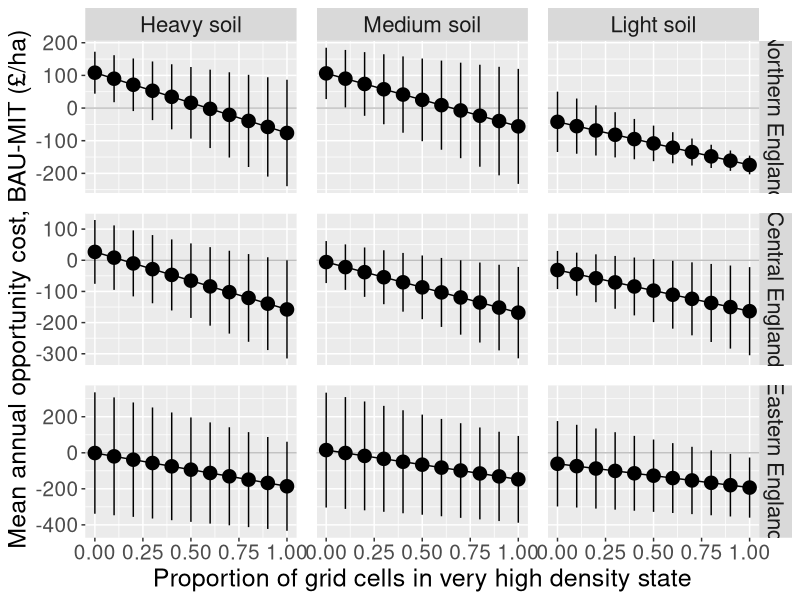

This figure's R source: (Note: this script raises an error after producing the figure.)
## ---- chunk 1
rm(list=ls())
library(tidyverse) # for data manipulation; includes dplyr, ggplot2 & more
library(patchwork) # for panel plots
## ---- chunk 2
nobs <- function(x) length(x[!is.na(x)])
## ---- chunk 3
bau_h <- read.csv("../output/bau_ECOMOD_output_H.csv", header=TRUE) %>% 
  dplyr::select(-Field_no) %>% # remove unnecessary column
  dplyr::rename_with(stringr::str_replace, 
              # add '.' b4 the number in 'crop' colnames:
              pattern = "crop", replacement = "crop.", 
              matches("crop")) %>% 
  data.frame() %>%
  dplyr::filter(grepl("LD-HR",field_name)|grepl("HD-HR",field_name)) %>% # extract required strategies
  #dplyr::filter(!grepl("LR",field_name)) %>% # exclude LR strategies
  tidyr::pivot_longer( # reshape
    cols = c(2:85),
    names_to = c(".value", "year"),
    names_sep = '\\.'
    ) %>% 
  
  # make columns for soil, region, initial density etc:
  dplyr::mutate(
    initdenres = sub('.*\\_', '', field_name), # extract chrs after last '_'
    # extract characters between 1st and 2nd underscore ( x[2] pulls out the 
    # 2nd split string when split on underscores):
    soiltype = sapply(strsplit(field_name, "_"), function(x) x[2]), 
    soiltype = substr(soiltype, start = 1, stop = 1), # extract 1st character
 
    region = sub('_.*', '', field_name), # extract chrs before first '_'
    region = tolower(region),

    # recode soil type and region, and specify order of factor levels:
    soiltype = dplyr::recode(soiltype,
                      "h" = "heavy",
                      "m" = "medium",
                      "l" = "light"),
    soiltype = factor(soiltype,
                      levels = c("heavy", "medium", "light")
                      ),
    region = dplyr::recode(region,
                    "n" = "north",
                    "c" = "central",
                    "e" = "east"),
    region = factor(region,
                    levels = c("north", "central", "east")
                    ),
    initcondit = paste(region, soiltype, initdenres, sep = "_"),
    scenario = "BAU",
    modelrun = "high"
    ) %>%
  dplyr::select(scenario, initcondit, initdenres, region,
                soiltype, year, crop, yield, grossprof, modelrun) %>% 
  dplyr::arrange(scenario,region, soiltype, initdenres, year)
## ---- chunk 4
bau_v <- read.csv("../output/bau_ECOMOD_output_V.csv", header=TRUE) %>% 
  dplyr::select(-Field_no) %>% # remove unnecessary column
  dplyr::rename_with(stringr::str_replace, 
              # add '.' b4 the number in 'crop' colnames:
              pattern = "crop", replacement = "crop.", 
              matches("crop")) %>% 
  data.frame() %>%
  dplyr::filter(grepl("LD-HR",field_name)|grepl("HD-HR",field_name)) %>% # extract required strategies
  #dplyr::filter(!grepl("LR",field_name)) %>% # exclude LR strategies
  tidyr::pivot_longer( # reshape
    cols = c(2:85),
    names_to = c(".value", "year"),
    names_sep = '\\.'
    ) %>% 
  
  # make columns for soil, region, initial density etc:
  dplyr::mutate(
    initdenres = sub('.*\\_', '', field_name), # extract chrs after last '_'
    
    # extract characters between 1st and 2nd underscore ( x[2] pulls out the 
    # 2nd split string when split on underscores):
    soiltype = sapply(strsplit(field_name, "_"), function(x) x[2]), 
    soiltype = substr(soiltype, start = 1, stop = 1), # extract 1st character
 
    region = sub('_.*', '', field_name), # extract chrs before first '_'
    region = tolower(region),

    # recode soil type and region, and specify order of factor levels:
    soiltype = dplyr::recode(soiltype,
                      "h" = "heavy",
                      "m" = "medium",
                      "l" = "light"),
    soiltype = factor(soiltype,
                      levels = c("heavy", "medium", "light")
                      ),
    region = dplyr::recode(region,
                    "n" = "north",
                    "c" = "central",
                    "e" = "east"),
    region = factor(region,
                    levels = c("north", "central", "east")
                    ),
    initcondit = paste(region, soiltype, initdenres, sep = "_"),
    scenario = "BAU",
    modelrun = "veryhigh"
    ) %>%
  dplyr::select(scenario, initcondit, initdenres, region,
                soiltype, year, crop, yield, grossprof, modelrun) %>% 
  dplyr::arrange(scenario,region, soiltype, initdenres, year)
## ---- chunk 5
econ_3DR <- read.csv("../output/economic_data_for_analysis_3DR.csv", header = T) %>% 
  dplyr::mutate(
    scenario = factor(scenario, levels = c("BAU", "MIT", "CWW")),
    region = factor(region, levels = c("north", "central", "east")),
    soiltype = factor(soiltype, levels = c("heavy", "medium","light")),
    initdenres_collapsed = factor(initdenres_collapsed,
                                  levels = c("LD-LR", "LD-HR", "HD-HR")))
## ---- chunk 6
bau_hvh <- rbind(bau_h, bau_v) %>% 
  dplyr::mutate(year = as.integer(year))

# Clean up
rm(bau_h, bau_v)
## ---- chunk 7
mit_current <- econ_3DR %>% 
  dplyr::mutate(initcondit = paste(region, soiltype, initdenres_collapsed, sep = "_"),
                year = as.integer(year)) %>% 
  dplyr::filter(scenario == "MIT", # pull out MIT scenario
                #grepl("LD-HR",initcondit) # pull out LD-HR strategies
                !grepl("LR",initcondit) # exclude low resistance strategies
                ) %>% 
  dplyr::rename(grossprof = wtd_gp_mean,
                yield = wtd_yield_mean) %>% 
  # extract cols needed
  dplyr::select(scenario, initcondit, initdenres_collapsed, region, 
                soiltype, year, crop, yield, grossprof) %>% 
  dplyr::arrange(region, soiltype, initdenres_collapsed, year) %>% 
  dplyr::rename(initdenres = initdenres_collapsed)
## ---- chunk 8
## h0.0-vh1.0 Calculate weighted gross profit where 100% of grid cells have very high black-grass density----
wtd_df_100 <- bau_hvh %>% 
  # Calculate weighted gross profit for each row for the affected variables
  dplyr::mutate(
    wtd_gp = case_when(
      modelrun == "high" ~ 0*grossprof,
      modelrun == "veryhigh" ~ 1*grossprof
    ),
    wtd_yield = case_when(
      modelrun == "high" ~ 0*yield,
      modelrun == "veryhigh" ~ 1*yield
    )
  ) %>%
  # Add weighted variables across model runs (high & vhigh den) 
  # to get total gross profit, yield etc (i.e. add the contributions from the 
  # different densities in different parts of the field) for each year of each 
  # strategy.
  dplyr::group_by(initcondit, year) %>% 
  dplyr::summarise(wtd_gp = sum(wtd_gp), wtd_yield = sum(wtd_yield)) %>% 
  # Add columns indicating the proportions of grid cells in 
  # high and very high density used to calculate the weighted values
  dplyr::mutate(
    h = 0,
    vh = 1
    )

## h0.1-vh0.9 Calculate weighted gross profit where 90% of grid cells have very high black-grass density----
wtd_df_90 <- bau_hvh %>% 
  # Calculate weighted gross profit for each row for the affected variables
  dplyr::mutate(
    wtd_gp = case_when(
      modelrun == "high" ~ 0.1*grossprof,
      modelrun == "veryhigh" ~ 0.9*grossprof
    ),
    wtd_yield = case_when(
      modelrun == "high" ~ 0.1*yield,
      modelrun == "veryhigh" ~ 0.9*yield
    )
  ) %>%
  # Add weighted variables across model runs (high & vhigh den) 
  # to get total gross profit & yield (i.e. add the contributions from the 
  # different densities in different parts of the field) for each year of each 
  # strategy.
  dplyr::group_by(initcondit, year) %>% 
  dplyr::summarise(wtd_gp = sum(wtd_gp), wtd_yield = sum(wtd_yield)) %>% 
  # Add columns indicating the proportions of grid cells in 
  # high and very high density used to calculate the weighted values
  dplyr::mutate(
    h = 0.1,
    vh = 0.9
  )

## h0.2-vh0.8 Calculate weighted gross profit where 80% of grid cells have very high black-grass density----
wtd_df_80 <- bau_hvh %>% 
  # Calculate weighted gross profit for each row for the affected variables
  dplyr::mutate(
    wtd_gp = case_when(
      modelrun == "high" ~ 0.2*grossprof,
      modelrun == "veryhigh" ~ 0.8*grossprof
    ),
    wtd_yield = case_when(
      modelrun == "high" ~ 0.2*yield,
      modelrun == "veryhigh" ~ 0.8*yield
    )
  ) %>%
  # Add weighted variables across model runs (high & vhigh den) 
  # to get total gross profit, yield etc (i.e. add the contributions from the 
  # different densities in different parts of the field) for each year of each 
  # strategy.
  dplyr::group_by(initcondit, year) %>% 
  dplyr::summarise(wtd_gp = sum(wtd_gp), wtd_yield = sum(wtd_yield)) %>% 
  # Add columns indicating the proportions of grid cells in 
  # high and very high density used to calculate the weighted values
  dplyr::mutate(
    h = 0.2,
    vh = 0.8
    )

## h0.3-vh0.7 Calculate weighted gross profit where 70% of grid cells have very high black-grass density----
wtd_df_70 <- bau_hvh %>% 
  # Calculate weighted gross profit for each row for the affected variables
  dplyr::mutate(
    wtd_gp = case_when(
      modelrun == "high" ~ 0.3*grossprof,
      modelrun == "veryhigh" ~ 0.7*grossprof
    ),
    wtd_yield = case_when(
      modelrun == "high" ~ 0.3*yield,
      modelrun == "veryhigh" ~ 0.7*yield
    )
  ) %>%
  # Add weighted variables across model runs (high & vhigh den) 
  # to get total gross profit, yield etc (i.e. add the contributions from the 
  # different densities in different parts of the field) for each year of each 
  # strategy.
  dplyr::group_by(initcondit, year) %>% 
  dplyr::summarise(wtd_gp = sum(wtd_gp), wtd_yield = sum(wtd_yield)) %>% 
  # Add columns indicating the proportions of grid cells in 
  # high and very high density used to calculate the weighted values
  dplyr::mutate(
    h = 0.3,
    vh = 0.7
    )

## h0.4-vh0.6 Calculate weighted gross profit where 60% of grid cells have very high black-grass density----
wtd_df_60 <- bau_hvh %>% 
  # Calculate weighted gross profit for each row for the affected variables
  dplyr::mutate(
    wtd_gp = case_when(
      modelrun == "high" ~ 0.4*grossprof,
      modelrun == "veryhigh" ~ 0.6*grossprof
    ),
    wtd_yield = case_when(
      modelrun == "high" ~ 0.4*yield,
      modelrun == "veryhigh" ~ 0.6*yield
    )
  ) %>%
  # Add weighted variables across model runs (high & vhigh den) 
  # to get total gross profit, yield etc (i.e. add the contributions from the 
  # different densities in different parts of the field) for each year of each 
  # strategy.
  dplyr::group_by(initcondit, year) %>% 
  dplyr::summarise(wtd_gp = sum(wtd_gp), wtd_yield = sum(wtd_yield)) %>% 
  # Add columns indicating the proportions of grid cells in 
  # high and very high density used to calculate the weighted values
  dplyr::mutate(
    h = 0.4,
    vh = 0.6
    )

## h0.5-vh0.5 Calculate weighted gross profit where 50% of grid cells have very high black-grass density----
wtd_df_50 <- bau_hvh %>% 
  # Calculate weighted gross profit for each row for the affected variables
  dplyr::mutate(
    wtd_gp = case_when(
      modelrun == "high" ~ 0.5*grossprof,
      modelrun == "veryhigh" ~ 0.5*grossprof
    ),
    wtd_yield = case_when(
      modelrun == "high" ~ 0.5*yield,
      modelrun == "veryhigh" ~ 0.5*yield
    )
  ) %>%
  # Add weighted variables across model runs (high & vhigh den) 
  # to get total gross profit, yield etc (i.e. add the contributions from the 
  # different densities in different parts of the field) for each year of each 
  # strategy.
  dplyr::group_by(initcondit, year) %>% 
  dplyr::summarise(wtd_gp = sum(wtd_gp), wtd_yield = sum(wtd_yield)) %>% 
  # Add columns indicating the proportions of grid cells in 
  # high and very high density used to calculate the weighted values
  dplyr::mutate(
    h = 0.5,
    vh = 0.5
    )

## h0.6-vh0.4 Calculate weighted gross profit where 40% of grid cells have very high black-grass density----
wtd_df_40 <- bau_hvh %>% 
  # Calculate weighted gross profit for each row for the affected variables
  dplyr::mutate(
    wtd_gp = case_when(
      modelrun == "high" ~ 0.6*grossprof,
      modelrun == "veryhigh" ~ 0.4*grossprof
    ),
    wtd_yield = case_when(
      modelrun == "high" ~ 0.6*yield,
      modelrun == "veryhigh" ~ 0.4*yield
    )
  ) %>%
  # Add weighted variables across model runs (high & vhigh den) 
  # to get total gross profit, yield etc (i.e. add the contributions from the 
  # different densities in different parts of the field) for each year of each 
  # strategy.
  dplyr::group_by(initcondit, year) %>% 
  dplyr::summarise(wtd_gp = sum(wtd_gp), wtd_yield = sum(wtd_yield)) %>% 
  # Add columns indicating the proportions of grid cells in 
  # high and very high density used to calculate the weighted values
  dplyr::mutate(
    h = 0.6,
    vh = 0.4
    )

## h0.7-vh0.3 Calculate weighted gross profit where 30% of grid cells have very high black-grass density----
wtd_df_30 <- bau_hvh %>% 
  # Calculate weighted gross profit for each row for the affected variables
  dplyr::mutate(
    wtd_gp = case_when(
      modelrun == "high" ~ 0.7*grossprof,
      modelrun == "veryhigh" ~ 0.3*grossprof
    ),
    wtd_yield = case_when(
      modelrun == "high" ~ 0.7*yield,
      modelrun == "veryhigh" ~ 0.3*yield
    )
  ) %>%
  # Add weighted variables across model runs (high & vhigh den) 
  # to get total gross profit, yield etc (i.e. add the contributions from the 
  # different densities in different parts of the field) for each year of each 
  # strategy.
  dplyr::group_by(initcondit, year) %>% 
  dplyr::summarise(wtd_gp = sum(wtd_gp), wtd_yield = sum(wtd_yield)) %>% 
  # Add columns indicating the proportions of grid cells in 
  # high and very high density used to calculate the weighted values
  dplyr::mutate(
    h = 0.7,
    vh = 0.3
    )

## h0.8-vh0.2 Calculate weighted gross profit where 20% of grid cells have very high black-grass density----
wtd_df_20 <- bau_hvh %>% 
  # Calculate weighted gross profit for each row for the affected variables
  dplyr::mutate(
    wtd_gp = case_when(
      modelrun == "high" ~ 0.8*grossprof,
      modelrun == "veryhigh" ~ 0.2*grossprof
    ),
    wtd_yield = case_when(
      modelrun == "high" ~ 0.8*yield,
      modelrun == "veryhigh" ~ 0.2*yield
    )
  ) %>%
  # Add weighted variables across model runs (high & vhigh den) 
  # to get total gross profit, yield etc (i.e. add the contributions from the 
  # different densities in different parts of the field) for each year of each 
  # strategy.
  dplyr::group_by(initcondit, year) %>% 
  dplyr::summarise(wtd_gp = sum(wtd_gp), wtd_yield = sum(wtd_yield)) %>% 
  # Add columns indicating the proportions of grid cells in 
  # high and very high density used to calculate the weighted values
  dplyr::mutate(
    h = 0.8,
    vh = 0.2
    )

## h0.9-vh0.1 Calculate weighted gross profit where 10% of grid cells have very high black-grass density----
wtd_df_10 <- bau_hvh %>% 
  # Calculate weighted gross profit for each row for the affected variables
  dplyr::mutate(
    wtd_gp = case_when(
      modelrun == "high" ~ 0.9*grossprof,
      modelrun == "veryhigh" ~ 0.1*grossprof
    ),
    wtd_yield = case_when(
      modelrun == "high" ~ 0.9*yield,
      modelrun == "veryhigh" ~ 0.1*yield
    )
  ) %>%
  # Add weighted variables across model runs (high & vhigh den) 
  # to get total gross profit, yield etc (i.e. add the contributions from the 
  # different densities in different parts of the field) for each year of each 
  # strategy.
  dplyr::group_by(initcondit, year) %>% 
  dplyr::summarise(wtd_gp = sum(wtd_gp), wtd_yield = sum(wtd_yield)) %>% 
  # Add columns indicating the proportions of grid cells in 
  # high and very high density used to calculate the weighted values
  dplyr::mutate(
    h = 0.9,
    vh = 0.1
    )

## h1.0-vh0.0 Calculate weighted gross profit where 0% of grid cells have very high black-grass density----
wtd_df_0 <- bau_hvh %>% 
  # Calculate weighted gross profit for each row for the affected variables
  dplyr::mutate(
    wtd_gp = case_when(
      modelrun == "high" ~ 1*grossprof,
      modelrun == "veryhigh" ~ 0*grossprof
    ),
    wtd_yield = case_when(
      modelrun == "high" ~ 1*yield,
      modelrun == "veryhigh" ~ 0*yield
    )
  ) %>%
  # Add weighted variables across model runs (high & vhigh den) 
  # to get total gross profit, yield etc (i.e. add the contributions from the 
  # different densities in different parts of the field) for each year of each 
  # strategy.
  dplyr::group_by(initcondit, year) %>% 
  dplyr::summarise(wtd_gp = sum(wtd_gp), wtd_yield = sum(wtd_yield)) %>% 
  # Add columns indicating the proportions of grid cells in 
  # high and very high density used to calculate the weighted values
  dplyr::mutate(
    h = 1.0,
    vh = 0.0
    )

## Join dataframes----
bau_range <- rbind(wtd_df_0, wtd_df_10, wtd_df_20, wtd_df_30, wtd_df_40,   
                   wtd_df_50, wtd_df_60, wtd_df_70, wtd_df_80, wtd_df_90, 
                   wtd_df_100)

## Clean up----
rm(wtd_df_0, wtd_df_10, wtd_df_20, wtd_df_30, wtd_df_40,   
   wtd_df_50, wtd_df_60, wtd_df_70, wtd_df_80, wtd_df_90, 
   wtd_df_100)
## ---- chunk 9
bau_tojoin <- bau_range %>% 
  dplyr::mutate(scenario = "BAU", initcondit2 = initcondit) %>% 
  tidyr::separate(initcondit2, c("region", "soiltype", "initdenres"), "_") %>% 
  dplyr::rename(grossprof = wtd_gp,
                yield = wtd_yield) %>% 
  dplyr::relocate(scenario, initcondit, initdenres, region,  
                  soiltype, year, yield, grossprof, h, vh) 

mit_current_tojoin <- mit_current %>% 
  dplyr::mutate(h = NA, vh = NA) %>% 
  dplyr::select(-crop)

flipdf <- rbind(bau_tojoin, mit_current_tojoin) %>% 
  dplyr::mutate(
    scenario = factor(scenario, levels = c("BAU", "MIT", "CWW")),
    region = factor(region, levels = c("north", "central", "east")),
    soiltype = factor(soiltype, levels = c("heavy", "medium","light")),
    initdenres = factor(initdenres, levels = c("LD-HR", "HD-HR"))) %>%  
  dplyr::arrange(scenario, region, soiltype, initdenres, year)
## ---- chunk 10
opp_costs <- flipdf %>%  
  dplyr::group_by(initcondit, year) %>% 
  dplyr::mutate(opp_cost = grossprof - grossprof[scenario == "MIT"]) %>% 
  dplyr::group_by(scenario, initcondit, vh) %>% # find rotation mean
  dplyr::summarise(
    oc = mean(opp_cost, na.rm = TRUE),
    oc_ci_l = mean(opp_cost, na.rm = TRUE) - 
      (1.96 * (sd(opp_cost, na.rm = TRUE) / sqrt(nobs(opp_cost)))),
    oc_ci_u = mean(opp_cost, na.rm = TRUE) + 
      (1.96 * (sd(opp_cost, na.rm = TRUE) / sqrt(nobs(opp_cost))))
    ) %>% 
  tidyr::separate(initcondit, c("region", "soiltype", "initdenres"), "_") %>% 
  dplyr::filter(!scenario=="MIT") %>% 
  dplyr::mutate(
    soiltype = factor(soiltype, levels = c("heavy", "medium", "light")),
    region = factor(region, levels = c("north", "central", "east")),
    initdenres = factor(initdenres, levels = c("LD-HR", "HD-HR"))
    )
## ---- chunk 11
region.labs <- c("Northern England", "Central England", "Eastern England") # new
names(region.labs) <- c("north", "central", "east") # original

soiltype.labs <- c("Heavy soil", "Medium soil", "Light soil") # new
names(soiltype.labs) <- c("heavy", "medium", "light") # original
## ---- chunk 12
scatt_flip_LDHR <- ggplot(opp_costs %>% 
                       dplyr::filter(initdenres == "LD-HR"), aes(vh, oc)) + 
  geom_hline(aes(yintercept = 0), color="grey") + #, linetype="dashed"
  geom_line() +
  geom_point() +
  facet_grid(region ~ soiltype,
             labeller = labeller(region = region.labs, 
                                 soiltype = soiltype.labs),
             scales = 'free'
             ) +
  labs(x = "Proportion of grid cells in very high density state", 
       y = "Mean annual opportunity cost, BAU-MIT (£/ha)") +
  theme(strip.placement = 'outside',
        strip.text.x = element_text(size = 16),#, color = "red", face = "bold.italic"
        strip.text.y = element_text(size = 16),
        plot.title = element_text(size=22),
        axis.title=element_text(size=18),
        axis.text.x=element_text(size=rel(1.7)),#, 
        axis.text.y=element_text(size=rel(1.7)),
        legend.title=element_text(size=18),
        legend.text=element_text(size=16)
        ) +
  
  geom_pointrange(aes(ymin = oc_ci_l, 
                      ymax = oc_ci_u), 
                  #position=position_dodge(width=0.3),
                  size = 0.9) +
  
  # Change spacing between facets on both axis
  theme(panel.spacing = unit(1, "lines"))

scatt_flip_LDHR
## ---- chunk 13
#ggsave("../figures/Script 4e_when does it flip.png", height = 10, width = 10)

png("../figures/Script 4e_when does it flip_LD-HR.png",
    height = 10, width = 10, units = "in", res = 300)
print(scatt_flip_LDHR)
dev.off()
## ---- chunk 14
region.labs <- c("Northern England", "Central England", "Eastern England") # new
names(region.labs) <- c("north", "central", "east") # original

soiltype.labs <- c("Heavy soil", "Medium soil", "Light soil") # new
names(soiltype.labs) <- c("heavy", "medium", "light") # original
## ---- chunk 15
scatt_flip_HDHR <- ggplot(opp_costs %>% 
                       dplyr::filter(initdenres == "HD-HR"), aes(vh, oc)) + 
  geom_hline(aes(yintercept = 0), color="grey") + #, linetype="dashed"
  geom_line() +
  geom_point() +
  #geom_point(size = 4) +
  facet_grid(region ~ soiltype,
             labeller = labeller(region = region.labs, 
                                 soiltype = soiltype.labs),
             scales = 'free'
             ) +
  labs(x = "Proportion of grid cells in very high density state", 
       y = "Mean annual opportunity cost, BAU-MIT (£/ha)") +
  theme(strip.placement = 'outside',
        #strip.background.x = element_blank(),
        #strip.text.x = element_blank(), #removes facet labels
        strip.text.x = element_text(size = 16),#, color = "red", face = "bold.italic"
        strip.text.y = element_text(size = 16),
        plot.title = element_text(size=22),
        axis.title=element_text(size=18),
        axis.text.x=element_text(size=rel(1.7)),#, 
        axis.text.y=element_text(size=rel(1.7)),
        legend.title=element_text(size=18),
        legend.text=element_text(size=16)
        ) +
  
  geom_pointrange(aes(ymin = oc_ci_l, 
                      ymax = oc_ci_u), 
                  #position=position_dodge(width=0.3),
                  size = 0.9) +
  
  # Change spacing between facets on both axis
  theme(panel.spacing = unit(1, "lines"))

scatt_flip_HDHR
## ---- chunk 16
#ggsave("../figures/Script 4e_when does it flip.png", height = 10, width = 10)

png("../figures/Script 4e_when does it flip_HD-HR.png",
    height = 10, width = 10, units = "in", res = 300)
print(scatt_flip_HDHR)
dev.off()
## ---- chunk 17
scatt_flip <- (scatt_flip_LDHR + scatt_flip_HDHR) + 
  plot_annotation(tag_levels = 'a', tag_prefix = '(',  tag_suffix = ')') & 
  theme(plot.tag = element_text(size = 18, face="bold"))
scatt_flip
## ---- chunk 18
png("../figures/Script 04e_flip.png",
    height = 10, width = 20, units = "in", res = 300)
print(scatt_flip)
dev.off()


tiff("../figures/Script 04e_flip.tiff", 
     height = 10, width = 20, pointsize = 1/300, units = 'in', res = 300)
print(scatt_flip)
dev.off()
